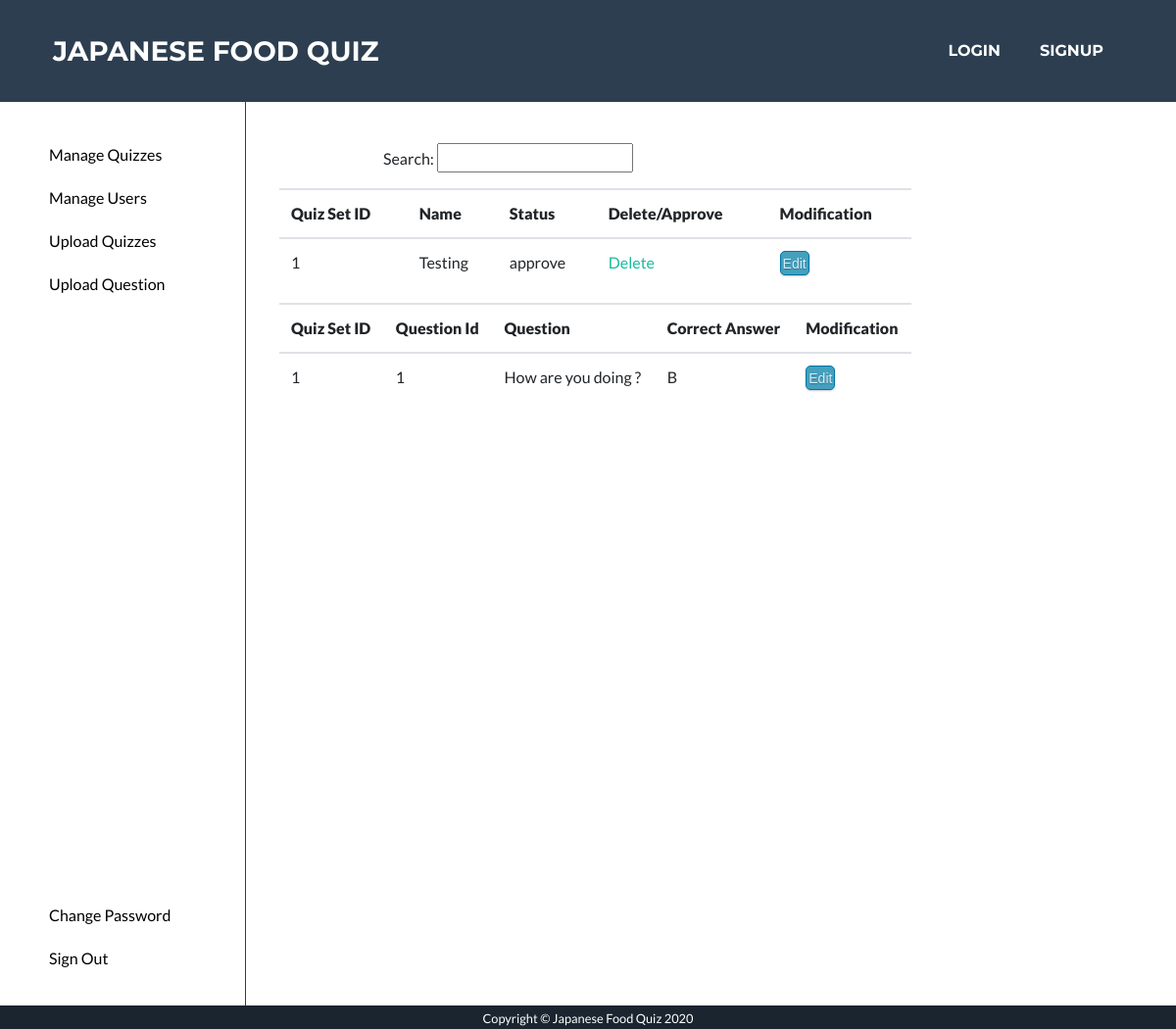
The page /manage_quiz (signed in) on the database as committed earlier.
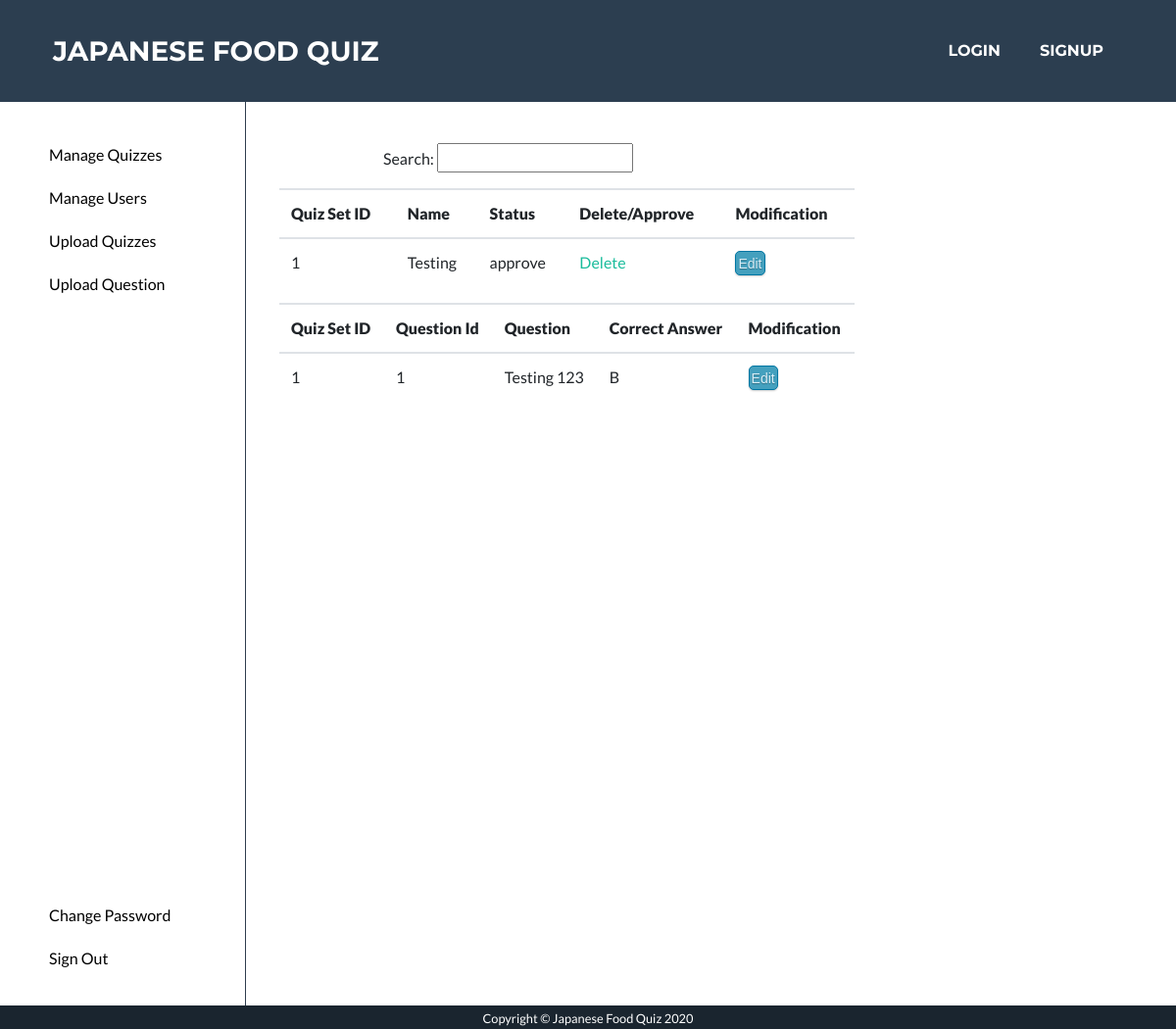
The same page on the database as committed later.
### app/models.py (models this page shows, shortened)
class Question(db.Model):
    __table_args__ = {'extend_existing': True}
    questionID = db.Column(db.Integer, primary_key=True)
    quizSetID = db.Column(db.Integer)
    question = db.Column(db.String(1000))
    choiceA = db.Column(db.String(100))
    choiceB = db.Column(db.String(100))
    choiceC = db.Column(db.String(100))
    choiceD = db.Column(db.String(100))
    correctAnswer = db.Column(db.String(2))

### app/routes.py (the view)
@app.route('/manage_quiz')
@login_required
def manage_quiz():
    user = current_user
    if user.name != 'admin':
        return redirect('/admin')
    quizSetIds = []
    quizSets = QuizSet.query.all()
    for quizSet in quizSets:
        quizSetIds.append(quizSet.quizSetID)
        if quizSet.status == "running":
            quizSet.href = "/delete_quiz_set?id="+ str(quizSet.quizSetID)
    questions = Question.query.all()
    show_questions = []
    for question in questions:
        if question.quizSetID in quizSetIds:
            show_questions.append(question)
    return render_template('manage_quiz.html', quizSets=quizSets, questions=show_questions)

### app/models.py (called while the page is built)
@login.user_loader
def load_user(id):
    user = User.query.filter_by(id=(int(id))).first()
    return user

### app/templates/manage_quiz.html (shortened to what this page needs)
<!DOCTYPE html>
<html lang="en">
  <head>
    <link href="/static/style.css" rel="stylesheet" />
    <link rel="stylesheet" type="text/css" href="static/default.css" />
    <link rel="stylesheet" type="text/css" href="static/admin_page.css" />
    {% extends 'base.html' %} {% block content %}
    <div class="main">
      <div class="navbar2">
        <ul class="nav_ul2">
          <li class="nav_list2">
            <a href="/manage_quiz"><button>Manage Quizzes</button> </a>
          </li>
          <li class="nav_list2">
            <a href="/manage_user"><button>Manage Users</button> </a>
          </li>
          <li class="nav_list2">
            <a href="/upload_question_set"><button>Upload Quizzes</button> </a>
          </li>
          <li class="nav_list2">
            <a href="/upload_quiz"><button>Upload Question</button></a>
          </li>
          <li class="nav_list2_bottom"><a href="/admin_change_password"><button>Change Password</button></a></li>
          <li class="nav_list2"><a href="/logout"><button>Sign Out</button></a></li>
        </ul>
      </div>
      <div class="main_part">
        <p class="search">Search: <input type="text" /></p>
      <div class="flex_list container">
       <table class='table'>
              <tr>
                  <th><strong>Quiz Set ID</strong></th>
                  <th><strong>Name</strong></th>
                  <th><strong>Status</strong></th>
                  <th><strong>Delete/Approve</strong></th>
                  <th><strong>Modification</strong></th>
              </tr>
               {% for quizSet in quizSets %}
                  <tr>
                          <td>{{ quizSet.quizSetID }}</td>
                          <td>{{ quizSet.name }}</td>
                          <td>{{ quizSet.status }}</td>
                          {%  if quizSet.status== "approve" %}
                          <td style="text-align: left;" ><a href="/delete_quiz_set?id={{ quizSet.quizSetID }}">Delete</a></td>
                          {% else %}
                          <td style="text-align: left;" ><a href="/delete_quiz_set?id={{ quizSet.quizSetID }}">Approve</a></td>
                          {% endif %}
                          <td><a class="button2" href="/edit_question_set?id={{ quizSet.quizSetID }}">Edit</a>
                          </td>
                  </tr>
               {% endfor %}
       </table>
      </div>
      <div class="flex_list container">
       <table class='table'>
              <tr>
                  <th><strong>Quiz Set ID</strong></th>
                  <th><strong>Question Id</strong></th>
                  <th><strong>Question</strong></th>
                  <th><strong>Correct Answer</strong></th>
                  <th><strong>Modification</strong></th>
              </tr>
               {% for question in questions %}
                  <tr>
                          <td>{{ question.quizSetID }}</td>
                          <td>{{ question.questionID }}</td>
                          <td>{{ question.question }}</td>
                          <td>{{ question.correctAnswer}} </td>
                          <td><a class="button2" href="/edit_quiz?id={{ question.questionID }}&qsID={{ question.quizSetID }}">Edit</a>
                          </td>
                  </tr>
               {% endfor %}
       </table>
      </div>
      </div>
    </div>
    {% endblock %}

Rows that differ between the two databases and show on the page:
changed Question id 1: question "How are you doing ?" → "Testing 123"
